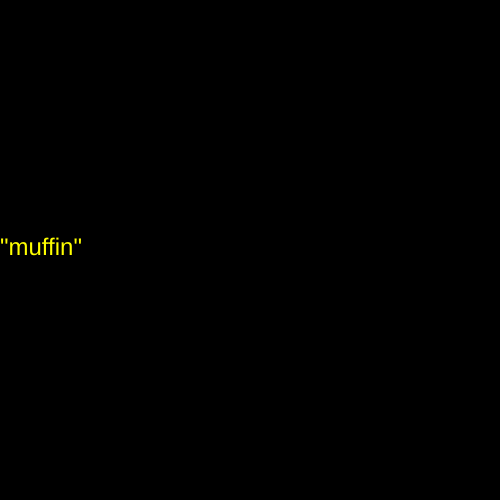
Frame 1 (no input)
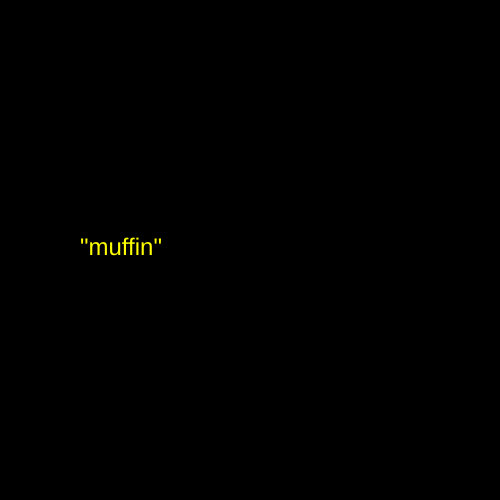
Frame 60 (no input)
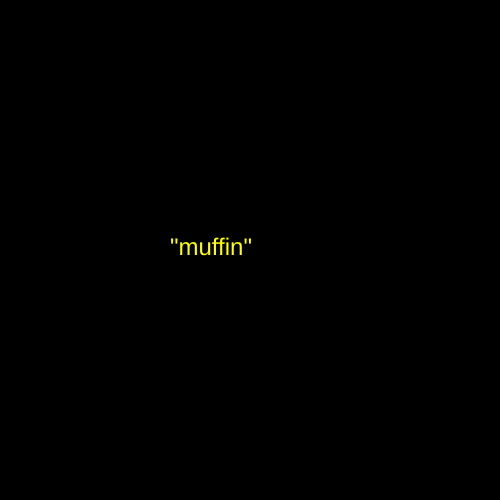
Frame 120 (the mouse pressed at the canvas centre since frame 60)

The p5.js sketch that drew these frames (run headless with seeded random() and noise() and a simulated clock; from frame 60 on, the mouse is pressed at the canvas centre):

// p5.js sketch
// ── sketch.js
let x = 0 ;

function setup() {
  createCanvas(500, 500);
  rectMode(CENTER);
}

function draw() {
background('black');
fill('white');

//rect(x, height/2, 30, 10);
fill('yellow');
textSize(24);
text('"muffin"', x, 255);
x+=10;
if (x > width) {
  x = 0;
}


}
